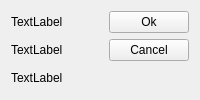
<?xml version="1.0" encoding="UTF-8"?>
<ui version="4.0">
 <class>MainWindow</class>
 <widget class="QMainWindow" name="MainWindow">
  <property name="sizePolicy">
   <sizepolicy hsizetype="MinimumExpanding" vsizetype="MinimumExpanding">
    <horstretch>0</horstretch>
    <verstretch>0</verstretch>
   </sizepolicy>
  </property>
  <property name="windowTitle">
   <string>Prueba de QT</string>
  </property>
  <property name="unifiedTitleAndToolBarOnMac">
   <bool>false</bool>
  </property>
  <widget class="QWidget" name="centralWidget">
   <layout class="QGridLayout" name="gridLayout">
    <item row="1" column="1" rowspan="2">
     <layout class="QVBoxLayout" name="verticalLayout">
      <property name="topMargin">
       <number>0</number>
      </property>
      <item>
       <layout class="QHBoxLayout" name="horizontalLayout">
        <item>
         <layout class="QVBoxLayout" name="verticalLayout_3">
          <item>
           <widget class="QLabel" name="label_x">
            <property name="enabled">
             <bool>true</bool>
            </property>
            <property name="focusPolicy">
             <enum>Qt::NoFocus</enum>
            </property>
            <property name="contextMenuPolicy">
             <enum>Qt::DefaultContextMenu</enum>
            </property>
            <property name="text">
             <string>TextLabel</string>
            </property>
           </widget>
          </item>
          <item>
           <widget class="QLabel" name="label_y">
            <property name="text">
             <string>TextLabel</string>
            </property>
           </widget>
          </item>
         </layout>
        </item>
        <item>
         <spacer name="horizontalSpacer">
          <property name="orientation">
           <enum>Qt::Horizontal</enum>
          </property>
          <property name="sizeHint" stdset="0">
           <size>
            <width>40</width>
            <height>20</height>
           </size>
          </property>
         </spacer>
        </item>
        <item>
         <layout class="QVBoxLayout" name="verticalLayout_2">
          <item>
           <widget class="QPushButton" name="pushButton_ok">
            <property name="text">
             <string>Ok</string>
            </property>
           </widget>
          </item>
          <item>
           <widget class="QPushButton" name="pushButton_cancel">
            <property name="text">
             <string>Cancel</string>
            </property>
           </widget>
          </item>
         </layout>
        </item>
       </layout>
      </item>
      <item>
       <widget class="QLabel" name="imagelabel">
        <property name="text">
         <string>TextLabel</string>
        </property>
       </widget>
      </item>
     </layout>
    </item>
   </layout>
  </widget>
 </widget>
 <layoutdefault spacing="6" margin="11"/>
 <resources/>
 <connections/>
</ui>
